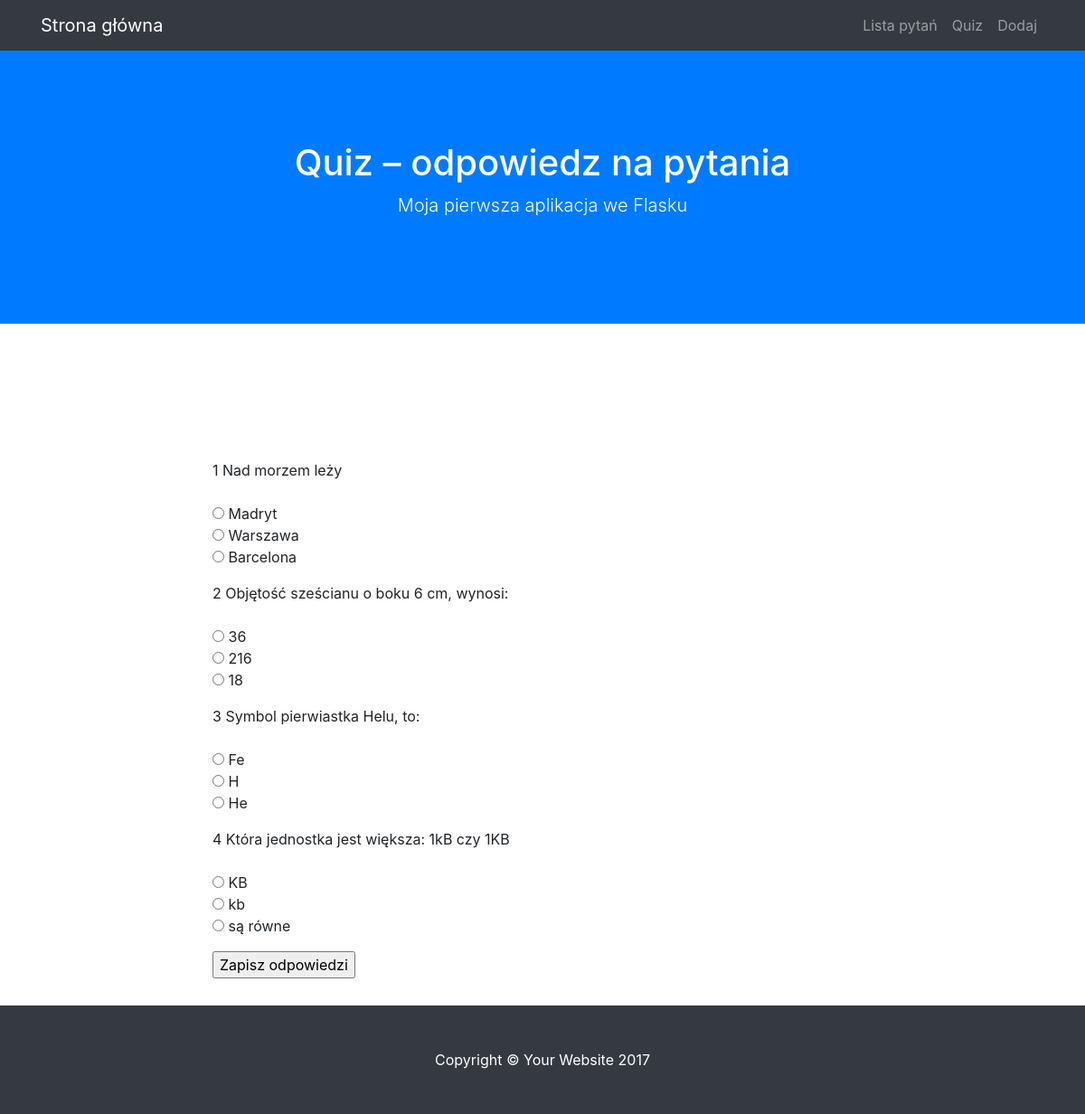
The page /quiz on the database its author committed.
### quiz/modele.py (models this page shows)
class BazaModel(Model):
    class Meta:
        database = baza

class Pytanie(BazaModel):
    pytanie = CharField(null=False)
    kategoria = ForeignKeyField(Kategoria, related_name='pytania')

class Odpowiedz(BazaModel):
    odpowiedz = CharField(null=False)
    pytanie = ForeignKeyField(Pytanie, related_name='odpowiedzi')
    odpok = IntegerField(default=0)

### quiz/views.py (the view, shortened to what this page needs)
@app.route("/quiz", methods=['GET', 'POST'])
def quiz():
    pytania = Pytanie.select().join(Odpowiedz).distinct().order_by(Pytanie.id)
    return render_template('quiz.html', query = pytania)

### quiz/quiz.py (called while the page is built)
@app.before_request
def before_request():
    g.db = baza
    g.db.connect()

@app.after_request
def after_request(response):
    g.db.close()
    return response

### quiz/templates/quiz.html (shortened to what this page needs)
{% extends "szablon.html" %}
{% block h1 %}Quiz – odpowiedz na pytania{% endblock %}
{% block tresc %}
    <form method="POST">
    {% for p in query %}
    <p>
        {{ p.id }} {{ p.pytanie }}<br>
        <br>
        {% for o in p.odpowiedzi %}
        <input type="radio" name="{{ p.id }}" value="{{ o.id }}">
        {{ o.odpowiedz }}
        <br>
        {% endfor %}
    </p>
    {% endfor %}
    <input type="submit" value="Zapisz odpowiedzi">
    </form>
{% endblock %}

### quiz/templates/szablon.html (shortened to what this page needs)
<!DOCTYPE html>
<html lang="en">
  <head>
    <link href="{{ url_for('static', filename='vendor/bootstrap/css/bootstrap.min.css') }}" rel="stylesheet">
    <link href="{{ url_for('static', filename='css/scrolling-nav.css') }}" rel="stylesheet">
    <link href="{{ url_for('static', filename='css/style.css') }}" rel="stylesheet">
  </head>
  <body id="page-top">
    <nav class="navbar navbar-expand-lg navbar-dark bg-dark fixed-top" id="mainNav">
      <div class="container">
        <a class="navbar-brand js-scroll-trigger" href="{{ url_for('index') }}">Strona główna</a>
        <div class="collapse navbar-collapse" id="navbarResponsive">
          <ul class="navbar-nav ml-auto">
            <li class="nav-item">
              <a class="nav-link js-scroll-trigger" href="{{ url_for('lista') }}">Lista pytań</a>
            </li>
            <li class="nav-item">
              <a class="nav-link js-scroll-trigger" href="{{ url_for('quiz') }}">Quiz</a>
            </li>
            <li class="nav-item">
              <a class="nav-link js-scroll-trigger" href="{{ url_for('dodaj') }}">Dodaj</a>
            </li>
          </ul>
        </div>
      </div>
    </nav>
    <header class="bg-primary text-white">
      <div class="container text-center">
        <h1>{% block h1 %}{% endblock %}</h1>
        <p class="lead">Moja pierwsza aplikacja we Flasku</p>
      </div>
    </header>
    <section id="quiz">
      <div class="container">
        <div class="row">
          <div class="col-lg-8 mx-auto">
            {% block tresc %}
            {% endblock %}
          </div>
        </div>
      </div>
    </section>
    <footer class="py-5 bg-dark fixed-bottom">
      <div class="container">
        <p class="m-0 text-center text-white">Copyright &copy; Your Website 2017</p>
      </div>
    </footer>
  </body>
</html>

### quiz/static/css/scrolling-nav.css (style rules this page uses)
header { padding: 154px 0 100px; }
@media (min-width: 992px) { header { padding: 156px 0 100px; } }
section { padding: 150px 0; }

### rows shown on the page
Pytanie: id "1", pytanie "Nad morzem leży"
Odpowiedz: odpowiedz "Madryt"
Odpowiedz: odpowiedz "Warszawa"
Odpowiedz: odpowiedz "Barcelona"
Pytanie: id "2", pytanie "Objętość sześcianu o boku 6 cm, wynosi:"
Odpowiedz: odpowiedz "36"
Odpowiedz: odpowiedz "216"
Odpowiedz: odpowiedz "18"
Pytanie: id "3", pytanie "Symbol pierwiastka Helu, to:"
Odpowiedz: odpowiedz "Fe"
Odpowiedz: odpowiedz "H"
Odpowiedz: odpowiedz "He"
Pytanie: id "4", pytanie "Która jednostka jest większa: 1kB czy 1KB"
Odpowiedz: odpowiedz "KB"
Odpowiedz: odpowiedz "kb"
Odpowiedz: odpowiedz "są równe"
